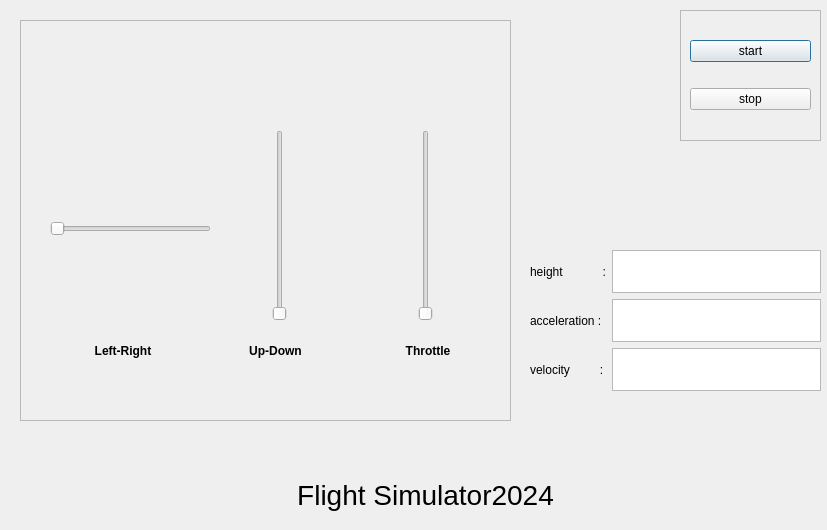
<?xml version="1.0" encoding="UTF-8"?>
<ui version="4.0">
 <class>MainWindow</class>
 <widget class="QMainWindow" name="MainWindow">
  <property name="geometry">
   <rect>
    <x>0</x>
    <y>0</y>
    <width>827</width>
    <height>530</height>
   </rect>
  </property>
  <property name="windowTitle">
   <string>MainWindow</string>
  </property>
  <widget class="QWidget" name="centralwidget">
   <widget class="QFrame" name="frame">
    <property name="geometry">
     <rect>
      <x>680</x>
      <y>10</y>
      <width>141</width>
      <height>131</height>
     </rect>
    </property>
    <property name="frameShape">
     <enum>QFrame::StyledPanel</enum>
    </property>
    <property name="frameShadow">
     <enum>QFrame::Raised</enum>
    </property>
    <layout class="QVBoxLayout" name="verticalLayout">
     <item>
      <widget class="QPushButton" name="pushButton">
       <property name="layoutDirection">
        <enum>Qt::RightToLeft</enum>
       </property>
       <property name="text">
        <string>start</string>
       </property>
       <property name="autoDefault">
        <bool>false</bool>
       </property>
       <property name="default">
        <bool>true</bool>
       </property>
       <property name="flat">
        <bool>false</bool>
       </property>
      </widget>
     </item>
     <item>
      <widget class="QPushButton" name="pushButton_2">
       <property name="cursor">
        <cursorShape>ArrowCursor</cursorShape>
       </property>
       <property name="acceptDrops">
        <bool>false</bool>
       </property>
       <property name="text">
        <string>stop</string>
       </property>
      </widget>
     </item>
    </layout>
   </widget>
   <widget class="QWidget" name="horizontalLayoutWidget">
    <property name="geometry">
     <rect>
      <x>530</x>
      <y>250</y>
      <width>291</width>
      <height>141</height>
     </rect>
    </property>
    <layout class="QHBoxLayout" name="horizontalLayout_2">
     <item>
      <layout class="QVBoxLayout" name="verticalLayout_2">
       <item>
        <widget class="QLabel" name="label_6">
         <property name="text">
          <string>height            :</string>
         </property>
        </widget>
       </item>
       <item>
        <widget class="QLabel" name="label_5">
         <property name="text">
          <string>acceleration :</string>
         </property>
        </widget>
       </item>
       <item>
        <widget class="QLabel" name="label_7">
         <property name="text">
          <string>velocity         :</string>
         </property>
        </widget>
       </item>
      </layout>
     </item>
     <item>
      <layout class="QVBoxLayout" name="verticalLayout_3">
       <item>
        <widget class="QTextBrowser" name="textBrowser_2"/>
       </item>
       <item>
        <widget class="QTextBrowser" name="textBrowser_3"/>
       </item>
       <item>
        <widget class="QTextBrowser" name="textBrowser"/>
       </item>
      </layout>
     </item>
    </layout>
   </widget>
   <widget class="QFrame" name="frame_2">
    <property name="geometry">
     <rect>
      <x>20</x>
      <y>20</y>
      <width>491</width>
      <height>401</height>
     </rect>
    </property>
    <property name="frameShape">
     <enum>QFrame::StyledPanel</enum>
    </property>
    <property name="frameShadow">
     <enum>QFrame::Raised</enum>
    </property>
    <widget class="QWidget" name="widget" native="true">
     <property name="geometry">
      <rect>
       <x>0</x>
       <y>0</y>
       <width>491</width>
       <height>401</height>
      </rect>
     </property>
     <widget class="QSlider" name="verticalSlider_2">
      <property name="geometry">
       <rect>
        <x>250</x>
        <y>110</y>
        <width>20</width>
        <height>191</height>
       </rect>
      </property>
      <property name="orientation">
       <enum>Qt::Vertical</enum>
      </property>
     </widget>
     <widget class="QSlider" name="verticalSlider">
      <property name="geometry">
       <rect>
        <x>370</x>
        <y>110</y>
        <width>71</width>
        <height>191</height>
       </rect>
      </property>
      <property name="orientation">
       <enum>Qt::Vertical</enum>
      </property>
     </widget>
     <widget class="QSlider" name="horizontalSlider">
      <property name="geometry">
       <rect>
        <x>30</x>
        <y>200</y>
        <width>161</width>
        <height>18</height>
       </rect>
      </property>
      <property name="layoutDirection">
       <enum>Qt::LeftToRight</enum>
      </property>
      <property name="autoFillBackground">
       <bool>true</bool>
      </property>
      <property name="orientation">
       <enum>Qt::Horizontal</enum>
      </property>
     </widget>
     <widget class="QWidget" name="layoutWidget">
      <property name="geometry">
       <rect>
        <x>30</x>
        <y>320</y>
        <width>451</width>
        <height>23</height>
       </rect>
      </property>
      <layout class="QHBoxLayout" name="horizontalLayout">
       <item>
        <widget class="QLabel" name="label">
         <property name="layoutDirection">
          <enum>Qt::LeftToRight</enum>
         </property>
         <property name="text">
          <string>&lt;html&gt;&lt;head/&gt;&lt;body&gt;&lt;p align=&quot;center&quot;&gt;&lt;span style=&quot; font-weight:600;&quot;&gt;Left-Right&lt;/span&gt;&lt;/p&gt;&lt;/body&gt;&lt;/html&gt;</string>
         </property>
        </widget>
       </item>
       <item>
        <widget class="QLabel" name="label_2">
         <property name="text">
          <string>&lt;html&gt;&lt;head/&gt;&lt;body&gt;&lt;p align=&quot;center&quot;&gt;&lt;span style=&quot; font-weight:600;&quot;&gt;Up-Down&lt;/span&gt;&lt;/p&gt;&lt;/body&gt;&lt;/html&gt;</string>
         </property>
        </widget>
       </item>
       <item>
        <widget class="QLabel" name="label_3">
         <property name="text">
          <string>&lt;html&gt;&lt;head/&gt;&lt;body&gt;&lt;p align=&quot;center&quot;&gt;&lt;span style=&quot; font-weight:600;&quot;&gt;Throttle&lt;/span&gt;&lt;/p&gt;&lt;/body&gt;&lt;/html&gt;</string>
         </property>
        </widget>
       </item>
      </layout>
     </widget>
    </widget>
   </widget>
   <widget class="QLabel" name="label_4">
    <property name="geometry">
     <rect>
      <x>-100</x>
      <y>470</y>
      <width>1051</width>
      <height>51</height>
     </rect>
    </property>
    <property name="font">
     <font>
      <pointsize>21</pointsize>
     </font>
    </property>
    <property name="text">
     <string>&lt;html&gt;&lt;head/&gt;&lt;body&gt;&lt;p align=&quot;center&quot;&gt;Flight Simulator2024&lt;/p&gt;&lt;/body&gt;&lt;/html&gt;</string>
    </property>
   </widget>
  </widget>
 </widget>
 <resources/>
 <connections/>
</ui>
